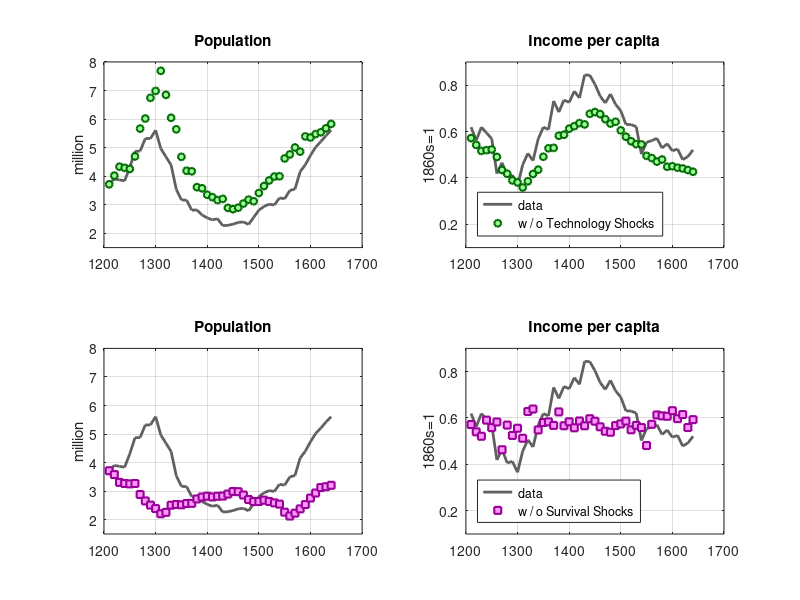

MATLAB code to generate this figure: (Note: this script raises an error after producing the figure.)
%%%%%%%%%%%%%%%%%%%%%%%%%%%%%%%%%%%%%%%%%%%%%%%%%%%%%%%%%%%%%%%%%%%%%%%%%%%
%%%%%                                                                 %%%%%  
%%%%%                The Source of the Malthusian Cycle               %%%%%
%%%%%                                                                 %%%%%
%%%%%%%%%%%%%%%%%%%%%%%%%%%%%%%%%%%%%%%%%%%%%%%%%%%%%%%%%%%%%%%%%%%%%%%%%%%

%% Cleaning:

clc; clear; close all;

%% Data

load('mcycledata.mat'); 

T = size(A,1);
P = P(1:T,:); y = y(1:T,:); 

D = [A s d2 P y];
D(1,:) = [];
T = size(D,1);
A=D(:,1); s=D(:,2); d=D(:,3); P=D(:,4); y=D(:,5);


%% First-Differences

dA = zeros(T-1,1);
ds = zeros(T-1,1);
for t=1:T-1
    dA(t,:) = A(t+1,:)-A(t,:);
    ds(t,:) = s(t+1,:)-s(t,:);
end

dd = d(1:T-1,1);

sigA = std(dA);
sigs = std(ds);

%% Simulation Horizon

simT = size(dd,1);

%% The Initial Steady-State

As = mean(A);
ss = mean(s);
ws = rhho/(gama*ss);
bs = 1/ss;
Ls = As*X*(1/pssi)*((gama/rhho)^(1/alfa))*(ss^((1-alfa)/alfa));
Ps = (pssi+(1/ss))*Ls*ss;

%% Without Technology Shocks

wwA  = zeros(simT,1);    wwA(1,1)  = ws;
bwA  = zeros(simT,1);    bwA(1,1)  = bs;
PwA  = zeros(simT,1);    PwA(1,1)  = Ps;
LwA  = zeros(simT,1);    LwA(1,1)  = Ls;
AwA  = zeros(simT,1);    AwA(1,1)  = As;
swA  = zeros(simT,1);    swA(1,1)  = ss;
eAwA = zeros(simT,1);    
eswA = ds;    

for z = 1:simT
    AwA(z+1,1) = AwA(z,1) + eAwA(z,1);
    swA(z+1,1) = swA(z,1) + eswA(z,1);
    wwA(z,1)   = ((AwA(z,1)*X)/(pssi*swA(z,1)*LwA(z,1)))^(alfa); 
    bwA(z,1)   = (gama/rhho)*wwA(z,1);
    PwA(z,1)   = (pssi+bwA(z,1))*LwA(z,1)*swA(z,1);
    LwA(z+1,1) = swA(z,1)*bwA(z,1)*LwA(z,1);
end

%% Without Survival Shocks

wws  = zeros(simT,1);    wws(1,1)  = ws;
bws  = zeros(simT,1);    bws(1,1)  = bs;
Pws  = zeros(simT,1);    Pws(1,1)  = Ps;
Lws  = zeros(simT,1);    Lws(1,1)  = Ls;
Aws  = zeros(simT,1);    Aws(1,1)  = As;
sws  = zeros(simT,1);    sws(1,1)  = ss;
eAws = dA;    
esws = zeros(simT,1);    

for z = 1:simT
    Aws(z+1,1) = Aws(z,1) + eAws(z,1);
    sws(z+1,1) = sws(z,1) + esws(z,1);
    wws(z,1)   = ((Aws(z,1)*X)/(pssi*sws(z,1)*Lws(z,1)))^(alfa); 
    bws(z,1)   = (gama/rhho)*wws(z,1);
    Pws(z,1)   = (pssi+bws(z,1))*Lws(z,1)*sws(z,1);
    Lws(z+1,1) = sws(z,1)*bws(z,1)*Lws(z,1);
end

%% Figure 5

figure(5)
subplot(2,2,1)
plot(dd,P(2:simT+1,1),'Color',[0.375 0.375 0.375],'LineWidth',2)
hold on
plot(dd,PwA,'o','MarkerEdgeColor',[0 102/256 0],'MarkerFaceColor',[153/256 255/256 153/256],'LineWidth',1.5,'MarkerSize',5)
hold off
grid on
ylabel('million')
title('Population')
ylim([1.5 8])
%xlim([d3(2,1) d3(simT,1)])
subplot(2,2,2)
plot(dd,y(2:simT+1,1),'Color',[0.375 0.375 0.375],'LineWidth',2)
hold on
plot(dd,wwA,'o','MarkerEdgeColor',[0 102/256 0],'MarkerFaceColor',[153/256 255/256 153/256],'LineWidth',1.5,'MarkerSize',5)
hold off
grid on
ylabel('1860s=1')
title('Income per capita')
ylim([0.1 0.9])
% xlim([d3(2,1) d3(simT,1)])
legend('data','w / o Technology Shocks','Location','SouthWest','Orientation','vertical')
subplot(2,2,3)
plot(dd,P(2:simT+1,1),'Color',[0.375 0.375 0.375],'LineWidth',2)
hold on
plot(dd,Pws,'s','MarkerEdgeColor',[153/256 0 153/256],'MarkerFaceColor',[255/256 153/256 255/256],'LineWidth',1.5,'MarkerSize',5)
hold off
grid on
ylabel('million')
title('Population')
ylim([1.5 8])
% xlim([d3(2,1) d3(simT,1)])
subplot(2,2,4)
plot(dd,y(2:simT+1,1),'Color',[0.375 0.375 0.375],'LineWidth',2)
hold on
plot(dd,wws,'s','MarkerEdgeColor',[153/256 0 153/256],'MarkerFaceColor',[255/256 153/256 255/256],'LineWidth',1.5,'MarkerSize',5)
hold off
grid on
ylabel('1860s=1')
title('Income per capita')
ylim([0.1 0.9])
% xlim([d3(2,1) d3(simT,1)])
legend('data','w / o Survival Shocks','Location','SouthWest','Orientation','vertical')



%% Correlations

[r_data,p_data] = corr(P(2:simT,1),y(2:simT,1));

[r_wA,p_wA]     = corr(PwA,wwA);

[r_ws,p_ws]     = corr(Pws,wws);


%%%%%%%%%%%%%%%%%%%%%%%%%%%%%%%%%%%%%%%%%%%%%%%%%%%%%%%%%%%%%%%%%%%%%%%%%%
%%%%%%%%%%%%%%%%%%%%%%%%%%%%%%%%%%%%%%%%%%%%%%%%%%%%%%%%%%%%%%%%%%%%%%%%%%
%%%%%%%%%%%%%%%%%%%%%%%%%%%%%%%%%%%%%%%%%%%%%%%%%%%%%%%%%%%%%%%%%%%%%%%%%%
%%%%%%%%%%%%%%%%%%%%%%%%%%%%%%%%%%%%%%%%%%%%%%%%%%%%%%%%%%%%%%%%%%%%%%%%%%